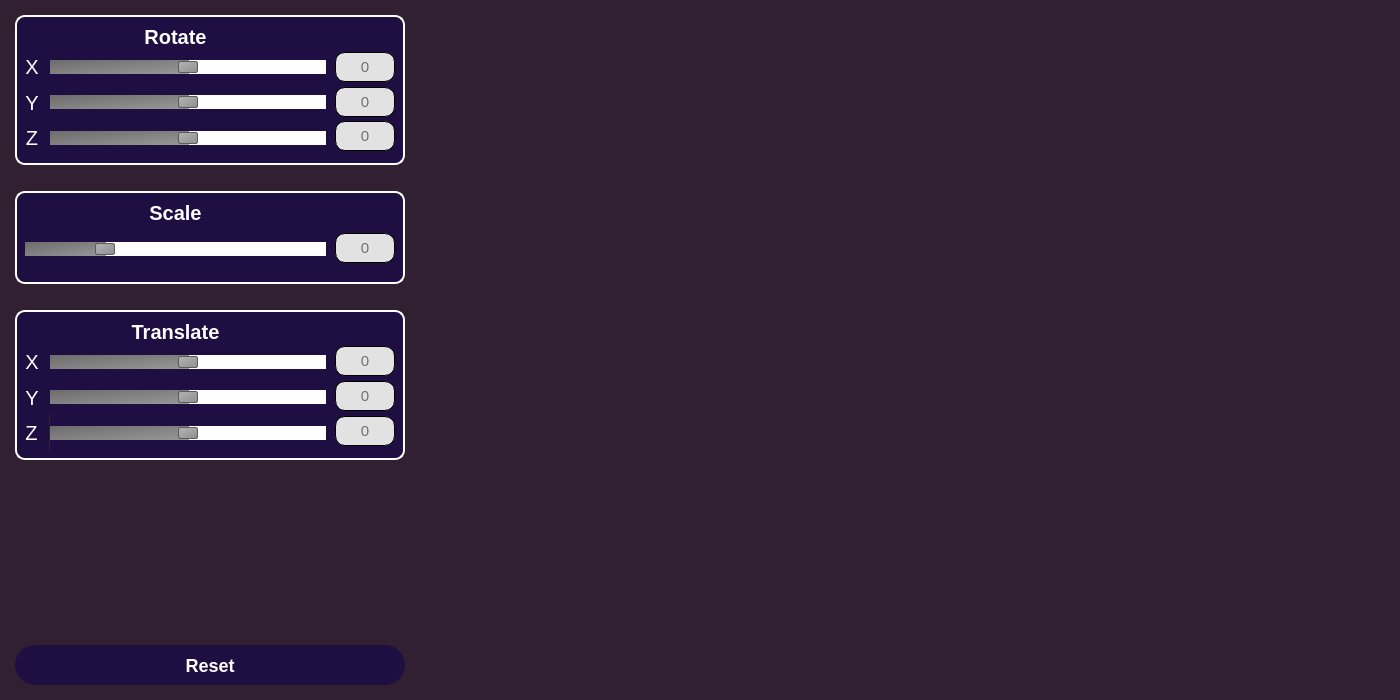
<?xml version="1.0" encoding="UTF-8"?>
<ui version="4.0">
 <class>MainWindow</class>
 <widget class="QMainWindow" name="MainWindow">
  <property name="windowModality">
   <enum>Qt::ApplicationModal</enum>
  </property>
  <property name="geometry">
   <rect>
    <x>0</x>
    <y>0</y>
    <width>1400</width>
    <height>700</height>
   </rect>
  </property>
  <property name="minimumSize">
   <size>
    <width>1400</width>
    <height>700</height>
   </size>
  </property>
  <property name="windowTitle">
   <string>3DViewer</string>
  </property>
  <property name="styleSheet">
   <string notr="true">background-color: rgb(48, 32, 49);</string>
  </property>
  <widget class="QWidget" name="centralwidget">
   <layout class="QFormLayout" name="formLayout">
    <property name="leftMargin">
     <number>15</number>
    </property>
    <property name="topMargin">
     <number>15</number>
    </property>
    <property name="rightMargin">
     <number>15</number>
    </property>
    <property name="bottomMargin">
     <number>15</number>
    </property>
    <item row="0" column="0">
     <layout class="QVBoxLayout" name="menu_layout">
      <item>
       <widget class="QFrame" name="rotate_frame">
        <property name="sizePolicy">
         <sizepolicy hsizetype="Fixed" vsizetype="Fixed">
          <horstretch>0</horstretch>
          <verstretch>0</verstretch>
         </sizepolicy>
        </property>
        <property name="minimumSize">
         <size>
          <width>390</width>
          <height>150</height>
         </size>
        </property>
        <property name="styleSheet">
         <string notr="true">QFrame#rotate_frame {
	border-radius: 10px;
    border: 2px solid rgb(255, 255, 255);
	background-color: rgb(31, 14, 65);
}</string>
        </property>
        <property name="frameShape">
         <enum>QFrame::StyledPanel</enum>
        </property>
        <property name="frameShadow">
         <enum>QFrame::Plain</enum>
        </property>
        <property name="lineWidth">
         <number>6</number>
        </property>
        <widget class="QWidget" name="layoutWidget">
         <property name="geometry">
          <rect>
           <x>10</x>
           <y>10</y>
           <width>301</width>
           <height>131</height>
          </rect>
         </property>
         <layout class="QGridLayout" name="grid_rotate">
          <property name="spacing">
           <number>0</number>
          </property>
          <item row="0" column="0" colspan="2">
           <widget class="QLabel" name="label_r">
            <property name="sizePolicy">
             <sizepolicy hsizetype="Expanding" vsizetype="Preferred">
              <horstretch>0</horstretch>
              <verstretch>0</verstretch>
             </sizepolicy>
            </property>
            <property name="styleSheet">
             <string notr="true">QLabel {
	font-weight: bold;
	background-color: rgb(31, 14, 65);
	color: rgb(255, 255, 255);
	font-size: 20px;
}</string>
            </property>
            <property name="text">
             <string>Rotate</string>
            </property>
            <property name="alignment">
             <set>Qt::AlignCenter</set>
            </property>
           </widget>
          </item>
          <item row="3" column="0">
           <widget class="QLabel" name="label_zr">
            <property name="sizePolicy">
             <sizepolicy hsizetype="Preferred" vsizetype="Preferred">
              <horstretch>0</horstretch>
              <verstretch>0</verstretch>
             </sizepolicy>
            </property>
            <property name="minimumSize">
             <size>
              <width>20</width>
              <height>0</height>
             </size>
            </property>
            <property name="styleSheet">
             <string notr="true">QLabel {
	background-color: rgb(31, 14, 65);
	color: rgb(255, 255, 255);
	font-size: 20px;
}</string>
            </property>
            <property name="text">
             <string>Z  </string>
            </property>
            <property name="alignment">
             <set>Qt::AlignCenter</set>
            </property>
           </widget>
          </item>
          <item row="2" column="0">
           <widget class="QLabel" name="label_yr">
            <property name="sizePolicy">
             <sizepolicy hsizetype="Preferred" vsizetype="Preferred">
              <horstretch>0</horstretch>
              <verstretch>0</verstretch>
             </sizepolicy>
            </property>
            <property name="minimumSize">
             <size>
              <width>20</width>
              <height>0</height>
             </size>
            </property>
            <property name="styleSheet">
             <string notr="true">QLabel {
	background-color: rgb(31, 14, 65);
	color: rgb(255, 255, 255);
	font-size: 20px;
}</string>
            </property>
            <property name="text">
             <string>Y  </string>
            </property>
            <property name="alignment">
             <set>Qt::AlignCenter</set>
            </property>
           </widget>
          </item>
          <item row="1" column="0">
           <widget class="QLabel" name="label_xr">
            <property name="sizePolicy">
             <sizepolicy hsizetype="Preferred" vsizetype="Preferred">
              <horstretch>0</horstretch>
              <verstretch>0</verstretch>
             </sizepolicy>
            </property>
            <property name="minimumSize">
             <size>
              <width>20</width>
              <height>0</height>
             </size>
            </property>
            <property name="styleSheet">
             <string notr="true">QLabel {
	background-color: rgb(31, 14, 65);
	color: rgb(255, 255, 255);
	font-size: 20px;
}</string>
            </property>
            <property name="text">
             <string>X  </string>
            </property>
            <property name="alignment">
             <set>Qt::AlignCenter</set>
            </property>
           </widget>
          </item>
          <item row="1" column="1">
           <widget class="QSlider" name="X_rotate">
            <property name="sizePolicy">
             <sizepolicy hsizetype="Expanding" vsizetype="Expanding">
              <horstretch>0</horstretch>
              <verstretch>0</verstretch>
             </sizepolicy>
            </property>
            <property name="minimumSize">
             <size>
              <width>250</width>
              <height>0</height>
             </size>
            </property>
            <property name="styleSheet">
             <string notr="true">QSlider {
	background-color: rgb(31, 14, 65);
}

QSlider::groove:horizontal {
    border: 1px solid #999999;
    height: 8px;
    background-color: rgb(31, 14, 65);
    margin: 2px 0;
}

QSlider::handle:horizontal {
    background: qlineargradient(x1:0, y1:0, x2:1, y2:1, stop:0 #b4b4b4, stop:1 #8f8f8f);
    border: 1px solid #5c5c5c;
    width: 18px;
    margin: -2px 0;
    border-radius: 2px;
}

QSlider::add-page:horizontal {
    background: #ffffff;
}

QSlider::sub-page:horizontal {
    background: qlineargradient(x1:0, y1:0, x2:1, y2:1, stop:0 #6c6c6c, stop:1 #989898);
}</string>
            </property>
            <property name="minimum">
             <number>-360</number>
            </property>
            <property name="maximum">
             <number>360</number>
            </property>
            <property name="orientation">
             <enum>Qt::Horizontal</enum>
            </property>
           </widget>
          </item>
          <item row="3" column="1">
           <widget class="QSlider" name="Z_rotate">
            <property name="sizePolicy">
             <sizepolicy hsizetype="Expanding" vsizetype="Expanding">
              <horstretch>0</horstretch>
              <verstretch>0</verstretch>
             </sizepolicy>
            </property>
            <property name="minimumSize">
             <size>
              <width>250</width>
              <height>0</height>
             </size>
            </property>
            <property name="styleSheet">
             <string notr="true">QSlider {
	background-color: rgb(31, 14, 65);
}

QSlider::groove:horizontal {
    border: 1px solid #999999;
    height: 8px;
    background-color: rgb(31, 14, 65);
    margin: 2px 0;
}

QSlider::handle:horizontal {
    background: qlineargradient(x1:0, y1:0, x2:1, y2:1, stop:0 #b4b4b4, stop:1 #8f8f8f);
    border: 1px solid #5c5c5c;
    width: 18px;
    margin: -2px 0;
    border-radius: 2px;
}

QSlider::add-page:horizontal {
    background: #ffffff;
}

QSlider::sub-page:horizontal {
    background: qlineargradient(x1:0, y1:0, x2:1, y2:1, stop:0 #6c6c6c, stop:1 #989898);
}</string>
            </property>
            <property name="minimum">
             <number>-360</number>
            </property>
            <property name="maximum">
             <number>360</number>
            </property>
            <property name="orientation">
             <enum>Qt::Horizontal</enum>
            </property>
           </widget>
          </item>
          <item row="2" column="1">
           <widget class="QSlider" name="Y_rotate">
            <property name="sizePolicy">
             <sizepolicy hsizetype="Expanding" vsizetype="Expanding">
              <horstretch>0</horstretch>
              <verstretch>0</verstretch>
             </sizepolicy>
            </property>
            <property name="minimumSize">
             <size>
              <width>250</width>
              <height>0</height>
             </size>
            </property>
            <property name="styleSheet">
             <string notr="true">QSlider {
	background-color: rgb(31, 14, 65);
}

QSlider::groove:horizontal {
    border: 1px solid #999999;
    height: 8px;
    background-color: rgb(31, 14, 65);
    margin: 2px 0;
}

QSlider::handle:horizontal {
    background: qlineargradient(x1:0, y1:0, x2:1, y2:1, stop:0 #b4b4b4, stop:1 #8f8f8f);
    border: 1px solid #5c5c5c;
    width: 18px;
    margin: -2px 0;
    border-radius: 2px;
}

QSlider::add-page:horizontal {
    background: #ffffff;
}

QSlider::sub-page:horizontal {
    background: qlineargradient(x1:0, y1:0, x2:1, y2:1, stop:0 #6c6c6c, stop:1 #989898);
}</string>
            </property>
            <property name="minimum">
             <number>-360</number>
            </property>
            <property name="maximum">
             <number>360</number>
            </property>
            <property name="orientation">
             <enum>Qt::Horizontal</enum>
            </property>
           </widget>
          </item>
         </layout>
        </widget>
        <widget class="QLineEdit" name="edit_xr">
         <property name="geometry">
          <rect>
           <x>320</x>
           <y>37</y>
           <width>60</width>
           <height>30</height>
          </rect>
         </property>
         <property name="sizePolicy">
          <sizepolicy hsizetype="Fixed" vsizetype="Fixed">
           <horstretch>0</horstretch>
           <verstretch>0</verstretch>
          </sizepolicy>
         </property>
         <property name="minimumSize">
          <size>
           <width>60</width>
           <height>30</height>
          </size>
         </property>
         <property name="maximumSize">
          <size>
           <width>50</width>
           <height>30</height>
          </size>
         </property>
         <property name="styleSheet">
          <string notr="true">QLineEdit {
    border-radius: 10px;
    padding: 0 8px;
	background-color: rgb(226, 226, 226);
	color:black;
	border: 1px solid black;
	font-size: 15px;
}</string>
         </property>
         <property name="alignment">
          <set>Qt::AlignCenter</set>
         </property>
         <property name="placeholderText">
          <string>0</string>
         </property>
        </widget>
        <widget class="QLineEdit" name="edit_yr">
         <property name="geometry">
          <rect>
           <x>320</x>
           <y>72</y>
           <width>60</width>
           <height>30</height>
          </rect>
         </property>
         <property name="sizePolicy">
          <sizepolicy hsizetype="Fixed" vsizetype="Fixed">
           <horstretch>0</horstretch>
           <verstretch>0</verstretch>
          </sizepolicy>
         </property>
         <property name="minimumSize">
          <size>
           <width>60</width>
           <height>30</height>
          </size>
         </property>
         <property name="maximumSize">
          <size>
           <width>50</width>
           <height>30</height>
          </size>
         </property>
         <property name="styleSheet">
          <string notr="true">QLineEdit {
    border-radius: 10px;
    padding: 0 8px;
	background-color: rgb(226, 226, 226);
	color:black;
	border: 1px solid black;
	font-size: 15px;
}</string>
         </property>
         <property name="alignment">
          <set>Qt::AlignCenter</set>
         </property>
         <property name="placeholderText">
          <string>0</string>
         </property>
        </widget>
        <widget class="QLineEdit" name="edit_zr">
         <property name="geometry">
          <rect>
           <x>320</x>
           <y>106</y>
           <width>60</width>
           <height>30</height>
          </rect>
         </property>
         <property name="sizePolicy">
          <sizepolicy hsizetype="Fixed" vsizetype="Fixed">
           <horstretch>0</horstretch>
           <verstretch>0</verstretch>
          </sizepolicy>
         </property>
         <property name="minimumSize">
          <size>
           <width>60</width>
           <height>30</height>
          </size>
         </property>
         <property name="maximumSize">
          <size>
           <width>50</width>
           <height>30</height>
          </size>
         </property>
         <property name="styleSheet">
          <string notr="true">QLineEdit {
    border-radius: 10px;
    padding: 0 8px;
	background-color: rgb(226, 226, 226);
	color:black;
	border: 1px solid black;
	font-size: 15px;
}</string>
         </property>
         <property name="alignment">
          <set>Qt::AlignCenter</set>
         </property>
         <property name="placeholderText">
          <string>0</string>
         </property>
        </widget>
       </widget>
      </item>
      <item>
       <spacer name="space3">
        <property name="orientation">
         <enum>Qt::Vertical</enum>
        </property>
        <property name="sizeType">
         <enum>QSizePolicy::Fixed</enum>
        </property>
        <property name="sizeHint" stdset="0">
         <size>
          <width>20</width>
          <height>20</height>
         </size>
        </property>
       </spacer>
      </item>
      <item>
       <widget class="QFrame" name="scale_frame">
        <property name="sizePolicy">
         <sizepolicy hsizetype="Fixed" vsizetype="Fixed">
          <horstretch>0</horstretch>
          <verstretch>0</verstretch>
         </sizepolicy>
        </property>
        <property name="minimumSize">
         <size>
          <width>390</width>
          <height>93</height>
         </size>
        </property>
        <property name="styleSheet">
         <string notr="true">QFrame#scale_frame {
	border-radius: 10px;
    border: 2px solid rgb(255, 255, 255);
	background-color: rgb(31, 14, 65);
}</string>
        </property>
        <property name="frameShape">
         <enum>QFrame::StyledPanel</enum>
        </property>
        <property name="frameShadow">
         <enum>QFrame::Plain</enum>
        </property>
        <property name="lineWidth">
         <number>6</number>
        </property>
        <widget class="QWidget" name="layoutWidget">
         <property name="geometry">
          <rect>
           <x>10</x>
           <y>10</y>
           <width>301</width>
           <height>73</height>
          </rect>
         </property>
         <layout class="QGridLayout" name="grid_scale">
          <property name="spacing">
           <number>0</number>
          </property>
          <item row="3" column="0" colspan="2">
           <widget class="QSlider" name="Zoom">
            <property name="sizePolicy">
             <sizepolicy hsizetype="Expanding" vsizetype="Expanding">
              <horstretch>0</horstretch>
              <verstretch>0</verstretch>
             </sizepolicy>
            </property>
            <property name="minimumSize">
             <size>
              <width>270</width>
              <height>0</height>
             </size>
            </property>
            <property name="styleSheet">
             <string notr="true">QSlider {
	background-color: rgb(31, 14, 65);
}

QSlider::groove:horizontal {
    border: 1px solid #999999;
    height: 8px;
    background-color: rgb(31, 14, 65);
    margin: 2px 0;
}

QSlider::handle:horizontal {
    background: qlineargradient(x1:0, y1:0, x2:1, y2:1, stop:0 #b4b4b4, stop:1 #8f8f8f);
    border: 1px solid #5c5c5c;
    width: 18px;
    margin: -2px 0;
    border-radius: 2px;
}

QSlider::add-page:horizontal {
    background: #ffffff;
}

QSlider::sub-page:horizontal {
    background: qlineargradient(x1:0, y1:0, x2:1, y2:1, stop:0 #6c6c6c, stop:1 #989898);
}</string>
            </property>
            <property name="minimum">
             <number>-99</number>
            </property>
            <property name="maximum">
             <number>300</number>
            </property>
            <property name="singleStep">
             <number>5</number>
            </property>
            <property name="pageStep">
             <number>4</number>
            </property>
            <property name="value">
             <number>0</number>
            </property>
            <property name="sliderPosition">
             <number>0</number>
            </property>
            <property name="orientation">
             <enum>Qt::Horizontal</enum>
            </property>
            <property name="invertedAppearance">
             <bool>false</bool>
            </property>
            <property name="invertedControls">
             <bool>false</bool>
            </property>
           </widget>
          </item>
          <item row="2" column="0">
           <widget class="QLabel" name="label_scale">
            <property name="sizePolicy">
             <sizepolicy hsizetype="Expanding" vsizetype="Preferred">
              <horstretch>0</horstretch>
              <verstretch>0</verstretch>
             </sizepolicy>
            </property>
            <property name="styleSheet">
             <string notr="true">QLabel {
	font-weight: bold;
	color: rgb(255, 255, 255);
	background-color: rgb(31, 14, 65);
	font-size: 20px;
}</string>
            </property>
            <property name="text">
             <string>Scale</string>
            </property>
            <property name="alignment">
             <set>Qt::AlignHCenter|Qt::AlignTop</set>
            </property>
           </widget>
          </item>
         </layout>
        </widget>
        <widget class="QLineEdit" name="edit_scale">
         <property name="geometry">
          <rect>
           <x>320</x>
           <y>42</y>
           <width>60</width>
           <height>30</height>
          </rect>
         </property>
         <property name="sizePolicy">
          <sizepolicy hsizetype="Fixed" vsizetype="Fixed">
           <horstretch>0</horstretch>
           <verstretch>0</verstretch>
          </sizepolicy>
         </property>
         <property name="minimumSize">
          <size>
           <width>60</width>
           <height>30</height>
          </size>
         </property>
         <property name="maximumSize">
          <size>
           <width>50</width>
           <height>30</height>
          </size>
         </property>
         <property name="styleSheet">
          <string notr="true">QLineEdit {
    border-radius: 10px;
    padding: 0 8px;
	background-color: rgb(226, 226, 226);
	color:black;
	border: 1px solid black;
	font-size: 15px;
}</string>
         </property>
         <property name="alignment">
          <set>Qt::AlignCenter</set>
         </property>
         <property name="placeholderText">
          <string>0</string>
         </property>
        </widget>
       </widget>
      </item>
      <item>
       <spacer name="space2">
        <property name="orientation">
         <enum>Qt::Vertical</enum>
        </property>
        <property name="sizeType">
         <enum>QSizePolicy::Fixed</enum>
        </property>
        <property name="sizeHint" stdset="0">
         <size>
          <width>20</width>
          <height>20</height>
         </size>
        </property>
       </spacer>
      </item>
      <item>
       <widget class="QFrame" name="translate_frame">
        <property name="sizePolicy">
         <sizepolicy hsizetype="Fixed" vsizetype="Fixed">
          <horstretch>0</horstretch>
          <verstretch>0</verstretch>
         </sizepolicy>
        </property>
        <property name="minimumSize">
         <size>
          <width>390</width>
          <height>150</height>
         </size>
        </property>
        <property name="styleSheet">
         <string notr="true">QFrame#translate_frame {
	border-radius: 10px;
    border: 2px solid rgb(255, 255, 255);
	background-color: rgb(31, 14, 65);
}</string>
        </property>
        <property name="frameShape">
         <enum>QFrame::StyledPanel</enum>
        </property>
        <property name="frameShadow">
         <enum>QFrame::Plain</enum>
        </property>
        <property name="lineWidth">
         <number>6</number>
        </property>
        <widget class="QWidget" name="layoutWidget_4">
         <property name="geometry">
          <rect>
           <x>10</x>
           <y>10</y>
           <width>301</width>
           <height>131</height>
          </rect>
         </property>
         <layout class="QGridLayout" name="grid_translate">
          <property name="spacing">
           <number>0</number>
          </property>
          <item row="2" column="1">
           <widget class="QLabel" name="label_ytr">
            <property name="sizePolicy">
             <sizepolicy hsizetype="Fixed" vsizetype="Preferred">
              <horstretch>0</horstretch>
              <verstretch>0</verstretch>
             </sizepolicy>
            </property>
            <property name="minimumSize">
             <size>
              <width>20</width>
              <height>0</height>
             </size>
            </property>
            <property name="styleSheet">
             <string notr="true">QLabel {
	background-color: rgb(31, 14, 65);
	color: rgb(255, 255, 255);
	font-size: 20px;
}</string>
            </property>
            <property name="text">
             <string>Y  </string>
            </property>
            <property name="alignment">
             <set>Qt::AlignCenter</set>
            </property>
           </widget>
          </item>
          <item row="2" column="2">
           <widget class="QSlider" name="Y_move">
            <property name="sizePolicy">
             <sizepolicy hsizetype="Expanding" vsizetype="Expanding">
              <horstretch>0</horstretch>
              <verstretch>0</verstretch>
             </sizepolicy>
            </property>
            <property name="minimumSize">
             <size>
              <width>250</width>
              <height>0</height>
             </size>
            </property>
            <property name="styleSheet">
             <string notr="true">QSlider {
	background-color: rgb(31, 14, 65);
}

QSlider::groove:horizontal {
    border: 1px solid #999999;
    height: 8px;
    background-color: rgb(31, 14, 65);
    margin: 2px 0;
}

QSlider::handle:horizontal {
    background: qlineargradient(x1:0, y1:0, x2:1, y2:1, stop:0 #b4b4b4, stop:1 #8f8f8f);
    border: 1px solid #5c5c5c;
    width: 18px;
    margin: -2px 0;
    border-radius: 2px;
}

QSlider::add-page:horizontal {
    background: #ffffff;
}

QSlider::sub-page:horizontal {
    background: qlineargradient(x1:0, y1:0, x2:1, y2:1, stop:0 #6c6c6c, stop:1 #989898);
}</string>
            </property>
            <property name="minimum">
             <number>-30</number>
            </property>
            <property name="maximum">
             <number>30</number>
            </property>
            <property name="orientation">
             <enum>Qt::Horizontal</enum>
            </property>
           </widget>
          </item>
          <item row="3" column="2">
           <widget class="QSlider" name="Z_move">
            <property name="sizePolicy">
             <sizepolicy hsizetype="Expanding" vsizetype="Expanding">
              <horstretch>0</horstretch>
              <verstretch>0</verstretch>
             </sizepolicy>
            </property>
            <property name="minimumSize">
             <size>
              <width>250</width>
              <height>0</height>
             </size>
            </property>
            <property name="styleSheet">
             <string notr="true">QSlider {
	background-color: rgb(31, 14, 65);
}

QSlider::groove:horizontal {
    border: 1px solid #999999;
    height: 8px;
    background-color: rgb(31, 14, 65);
    margin: 2px 0;
}

QSlider::handle:horizontal {
    background: qlineargradient(x1:0, y1:0, x2:1, y2:1, stop:0 #b4b4b4, stop:1 #8f8f8f);
    border: 1px solid #5c5c5c;
    width: 18px;
    margin: -2px 0;
    border-radius: 2px;
}

QSlider::add-page:horizontal {
    background: #ffffff;
}

QSlider::sub-page:horizontal {
    background: qlineargradient(x1:0, y1:0, x2:1, y2:1, stop:0 #6c6c6c, stop:1 #989898);
}</string>
            </property>
            <property name="minimum">
             <number>-30</number>
            </property>
            <property name="maximum">
             <number>30</number>
            </property>
            <property name="orientation">
             <enum>Qt::Horizontal</enum>
            </property>
           </widget>
          </item>
          <item row="1" column="2">
           <widget class="QSlider" name="X_move">
            <property name="sizePolicy">
             <sizepolicy hsizetype="Expanding" vsizetype="Expanding">
              <horstretch>0</horstretch>
              <verstretch>0</verstretch>
             </sizepolicy>
            </property>
            <property name="minimumSize">
             <size>
              <width>250</width>
              <height>0</height>
             </size>
            </property>
            <property name="styleSheet">
             <string notr="true">QSlider {
	background-color: rgb(31, 14, 65);
}

QSlider::groove:horizontal {
    border: 1px solid #999999;
    height: 8px;
    background-color: rgb(31, 14, 65);
    margin: 2px 0;
}

QSlider::handle:horizontal {
    background: qlineargradient(x1:0, y1:0, x2:1, y2:1, stop:0 #b4b4b4, stop:1 #8f8f8f);
    border: 1px solid #5c5c5c;
    width: 18px;
    margin: -2px 0;
    border-radius: 2px;
}

QSlider::add-page:horizontal {
    background: #ffffff;
}

QSlider::sub-page:horizontal {
    background: qlineargradient(x1:0, y1:0, x2:1, y2:1, stop:0 #6c6c6c, stop:1 #989898);
}</string>
            </property>
            <property name="minimum">
             <number>-30</number>
            </property>
            <property name="maximum">
             <number>30</number>
            </property>
            <property name="orientation">
             <enum>Qt::Horizontal</enum>
            </property>
           </widget>
          </item>
          <item row="1" column="1">
           <widget class="QLabel" name="label_xtr">
            <property name="sizePolicy">
             <sizepolicy hsizetype="Fixed" vsizetype="Preferred">
              <horstretch>0</horstretch>
              <verstretch>0</verstretch>
             </sizepolicy>
            </property>
            <property name="minimumSize">
             <size>
              <width>20</width>
              <height>0</height>
             </size>
            </property>
            <property name="styleSheet">
             <string notr="true">QLabel {
	background-color: rgb(31, 14, 65);
	color: rgb(255, 255, 255);
	font-size: 20px;
}</string>
            </property>
            <property name="text">
             <string>X  </string>
            </property>
            <property name="alignment">
             <set>Qt::AlignCenter</set>
            </property>
           </widget>
          </item>
          <item row="3" column="1">
           <widget class="QLabel" name="label_ztr">
            <property name="sizePolicy">
             <sizepolicy hsizetype="Fixed" vsizetype="Preferred">
              <horstretch>0</horstretch>
              <verstretch>0</verstretch>
             </sizepolicy>
            </property>
            <property name="minimumSize">
             <size>
              <width>20</width>
              <height>0</height>
             </size>
            </property>
            <property name="styleSheet">
             <string notr="true">QLabel {
	background-color: rgb(31, 14, 65);
	color: rgb(255, 255, 255);
	font-size: 20px;
}</string>
            </property>
            <property name="text">
             <string>Z  </string>
            </property>
            <property name="alignment">
             <set>Qt::AlignCenter</set>
            </property>
           </widget>
          </item>
          <item row="0" column="0" colspan="3">
           <widget class="QLabel" name="label_tr">
            <property name="sizePolicy">
             <sizepolicy hsizetype="Expanding" vsizetype="Preferred">
              <horstretch>0</horstretch>
              <verstretch>0</verstretch>
             </sizepolicy>
            </property>
            <property name="styleSheet">
             <string notr="true">QLabel {
	font-weight: bold;
	background-color: rgb(31, 14, 65);
	color: rgb(255, 255, 255);
	font-size: 20px;
}</string>
            </property>
            <property name="text">
             <string>Translate</string>
            </property>
            <property name="alignment">
             <set>Qt::AlignHCenter|Qt::AlignTop</set>
            </property>
           </widget>
          </item>
         </layout>
        </widget>
        <widget class="QLineEdit" name="edit_xtr">
         <property name="geometry">
          <rect>
           <x>320</x>
           <y>36</y>
           <width>60</width>
           <height>30</height>
          </rect>
         </property>
         <property name="sizePolicy">
          <sizepolicy hsizetype="Fixed" vsizetype="Fixed">
           <horstretch>0</horstretch>
           <verstretch>0</verstretch>
          </sizepolicy>
         </property>
         <property name="minimumSize">
          <size>
           <width>60</width>
           <height>30</height>
          </size>
         </property>
         <property name="maximumSize">
          <size>
           <width>50</width>
           <height>30</height>
          </size>
         </property>
         <property name="styleSheet">
          <string notr="true">QLineEdit {
    border-radius: 10px;
    padding: 0 8px;
	background-color: rgb(226, 226, 226);
	color:black;
	border: 1px solid black;
	font-size: 15px;
}</string>
         </property>
         <property name="alignment">
          <set>Qt::AlignCenter</set>
         </property>
         <property name="placeholderText">
          <string>0</string>
         </property>
        </widget>
        <widget class="QLineEdit" name="edit_ytr">
         <property name="geometry">
          <rect>
           <x>320</x>
           <y>71</y>
           <width>60</width>
           <height>30</height>
          </rect>
         </property>
         <property name="sizePolicy">
          <sizepolicy hsizetype="Fixed" vsizetype="Fixed">
           <horstretch>0</horstretch>
           <verstretch>0</verstretch>
          </sizepolicy>
         </property>
         <property name="minimumSize">
          <size>
           <width>60</width>
           <height>30</height>
          </size>
         </property>
         <property name="maximumSize">
          <size>
           <width>50</width>
           <height>30</height>
          </size>
         </property>
         <property name="styleSheet">
          <string notr="true">QLineEdit {
    border-radius: 10px;
    padding: 0 8px;
	background-color: rgb(226, 226, 226);
	color:black;
	border: 1px solid black;
	font-size: 15px;
}</string>
         </property>
         <property name="alignment">
          <set>Qt::AlignCenter</set>
         </property>
         <property name="placeholderText">
          <string>0</string>
         </property>
        </widget>
        <widget class="QLineEdit" name="edit_ztr">
         <property name="geometry">
          <rect>
           <x>320</x>
           <y>106</y>
           <width>60</width>
           <height>30</height>
          </rect>
         </property>
         <property name="sizePolicy">
          <sizepolicy hsizetype="Fixed" vsizetype="Fixed">
           <horstretch>0</horstretch>
           <verstretch>0</verstretch>
          </sizepolicy>
         </property>
         <property name="minimumSize">
          <size>
           <width>60</width>
           <height>30</height>
          </size>
         </property>
         <property name="maximumSize">
          <size>
           <width>50</width>
           <height>30</height>
          </size>
         </property>
         <property name="styleSheet">
          <string notr="true">QLineEdit {
    border-radius: 10px;
    padding: 0 8px;
	background-color: rgb(226, 226, 226);
	color:black;
	border: 1px solid black;
	font-size: 15px;
}</string>
         </property>
         <property name="alignment">
          <set>Qt::AlignCenter</set>
         </property>
         <property name="placeholderText">
          <string>0</string>
         </property>
        </widget>
       </widget>
      </item>
      <item>
       <spacer name="verticalSpacer">
        <property name="orientation">
         <enum>Qt::Vertical</enum>
        </property>
        <property name="sizeHint" stdset="0">
         <size>
          <width>20</width>
          <height>40</height>
         </size>
        </property>
       </spacer>
      </item>
      <item>
       <widget class="QPushButton" name="reset">
        <property name="sizePolicy">
         <sizepolicy hsizetype="Expanding" vsizetype="Fixed">
          <horstretch>0</horstretch>
          <verstretch>0</verstretch>
         </sizepolicy>
        </property>
        <property name="minimumSize">
         <size>
          <width>40</width>
          <height>40</height>
         </size>
        </property>
        <property name="styleSheet">
         <string notr="true">QPushButton {
	font-weight: bold;
	background-color: rgb(31, 14, 65);
	color: rgb(255, 255, 255);
 	font-size: 18px;
	border-radius: 20px;
	padding: 6px 12px;
}

QPushButton:pressed {
    background-color: rgb(76, 20, 98);
}</string>
        </property>
        <property name="text">
         <string>Reset</string>
        </property>
       </widget>
      </item>
     </layout>
    </item>
    <item row="0" column="1">
     <widget class="GLWidget" name="GL" native="true">
      <property name="sizePolicy">
       <sizepolicy hsizetype="Preferred" vsizetype="Preferred">
        <horstretch>0</horstretch>
        <verstretch>0</verstretch>
       </sizepolicy>
      </property>
     </widget>
    </item>
   </layout>
  </widget>
 </widget>
 <customwidgets>
  <customwidget>
   <class>GLWidget</class>
   <extends>QWidget</extends>
   <header>glwidget.h</header>
   <container>1</container>
  </customwidget>
 </customwidgets>
 <resources/>
 <connections/>
</ui>
